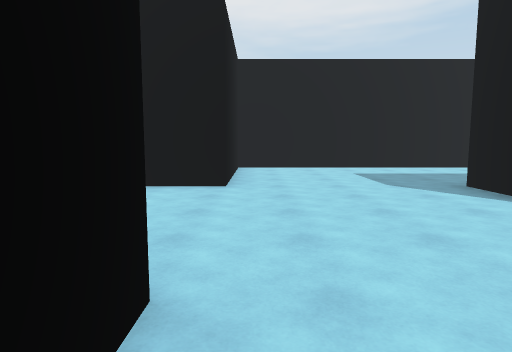
view 1 (above)

24 first-person views from a walk through a Unity game level. The camera is 1.5 m above the floor, tilts 6° down and sees 75° across. The floor is counted in squares, 2 m on a side. Each view is taken from the middle of a square. On the plan, view 1 faces up. The plan holds only what a view shows up to about 11 squares ahead; the rest is blank. The place goes on beyond the plan. The player is left out.

view 2
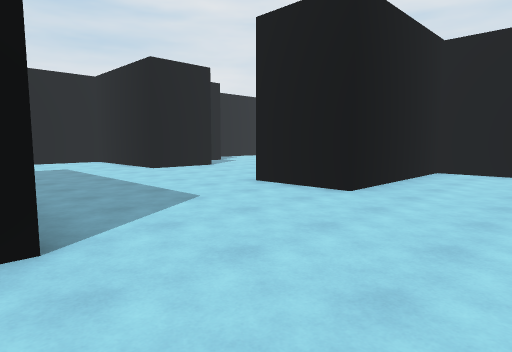

view 3
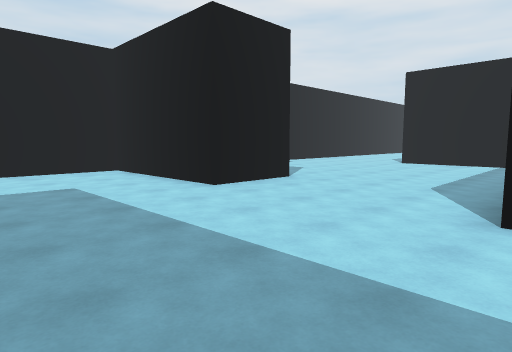

view 4
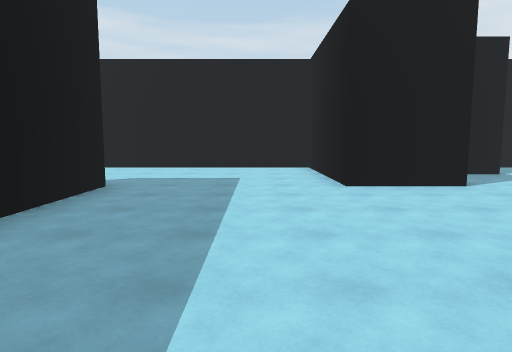

view 5
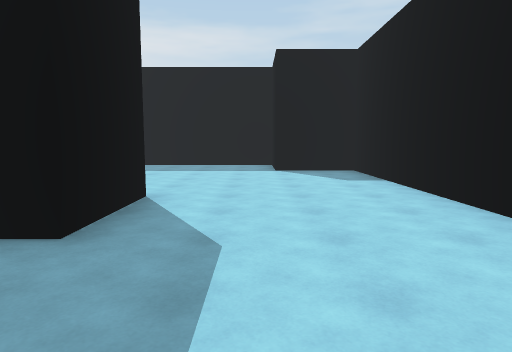

view 6
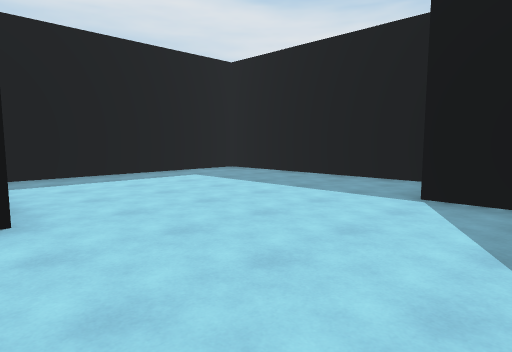

view 7
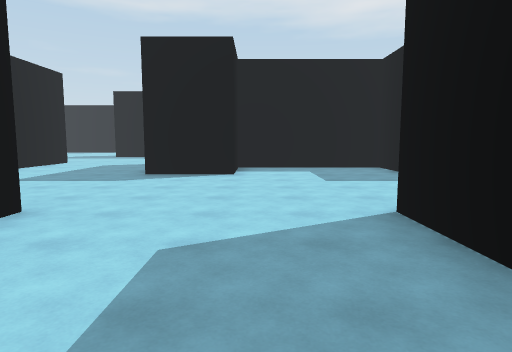

view 8
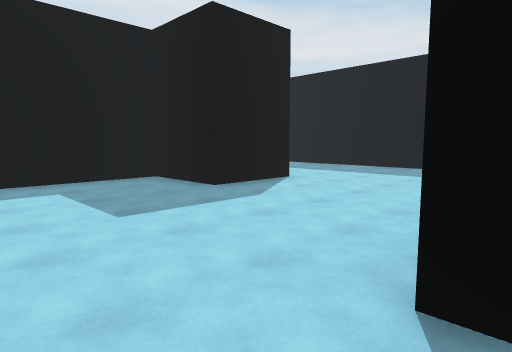

view 9
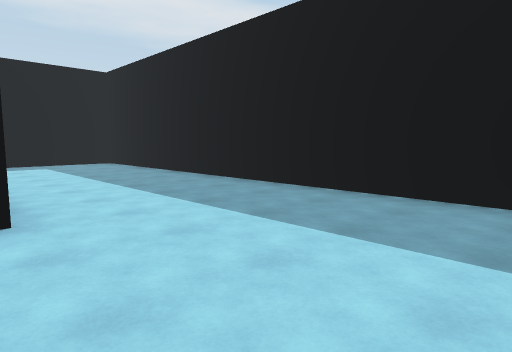

view 10
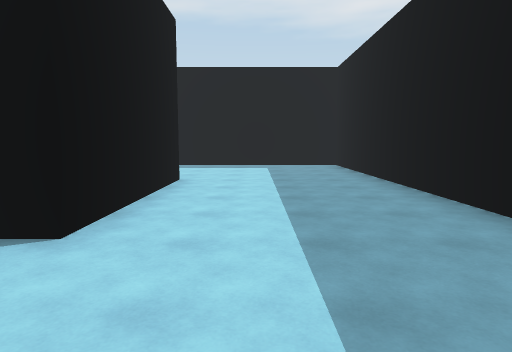

view 11
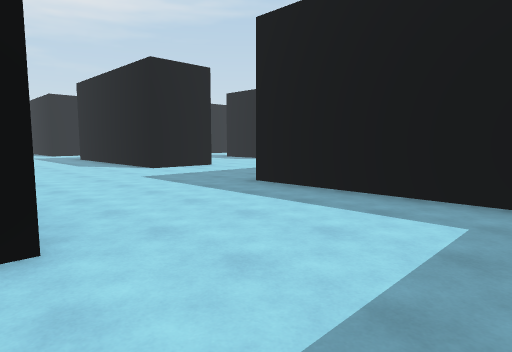

view 12
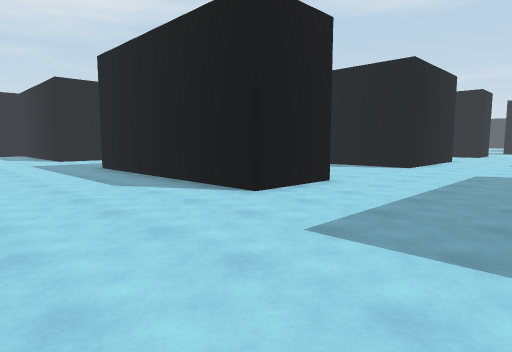

view 13
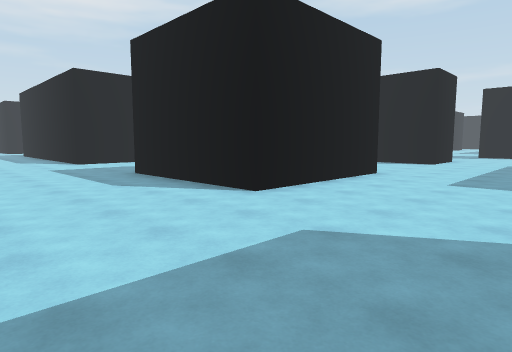

view 14
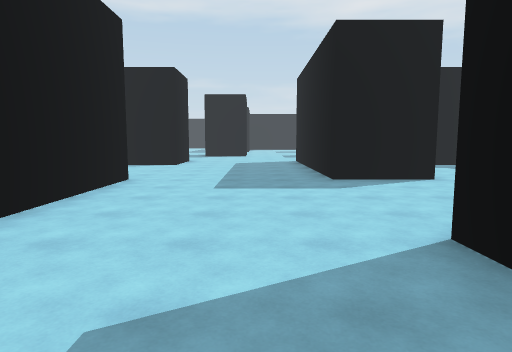

view 15
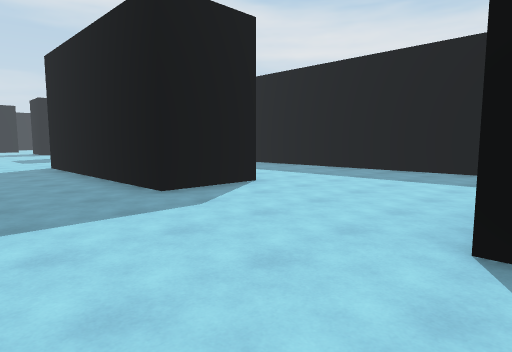

view 16
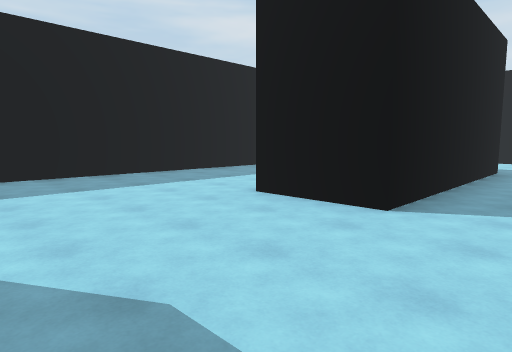

view 17
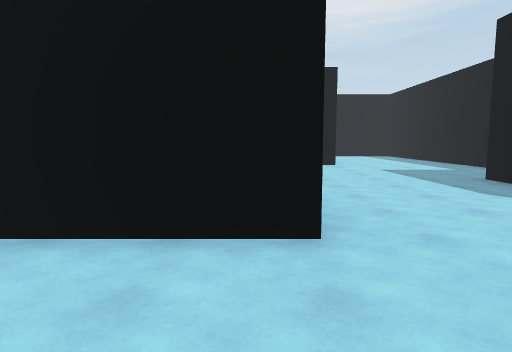

view 18
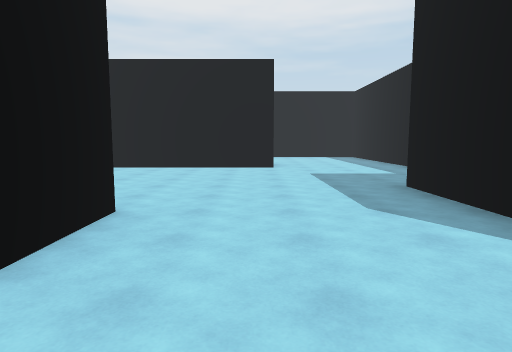

view 19
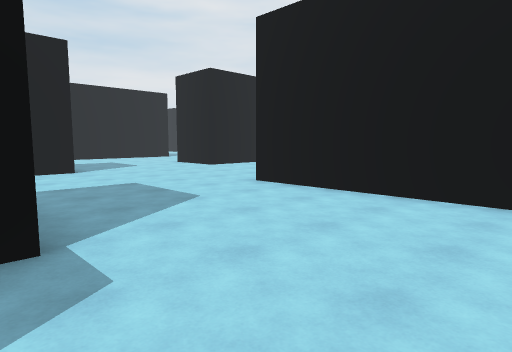

view 20
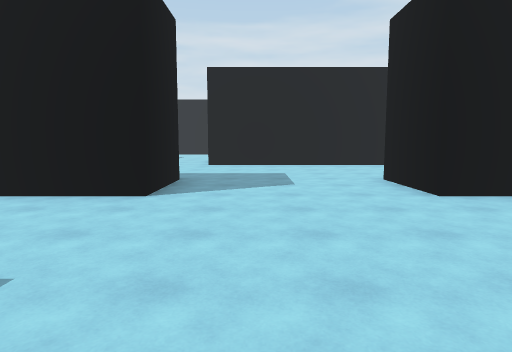

view 21
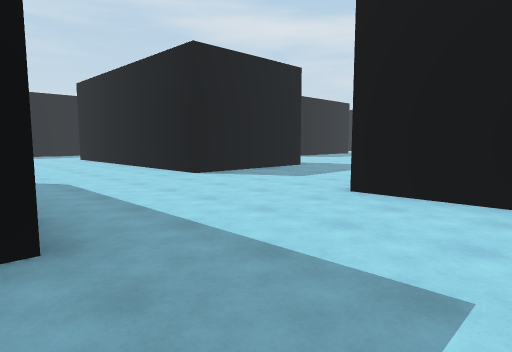

view 22
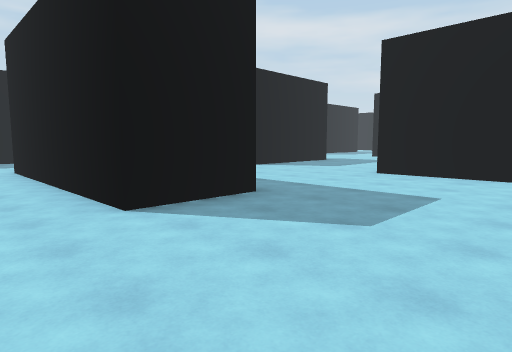

view 23
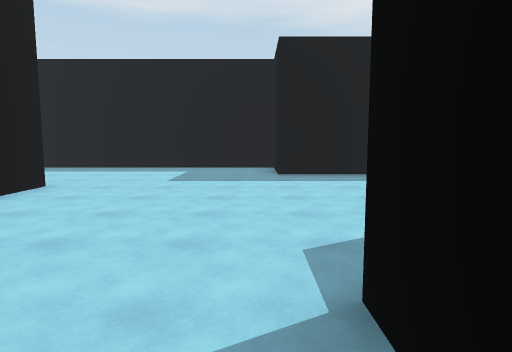

view 24
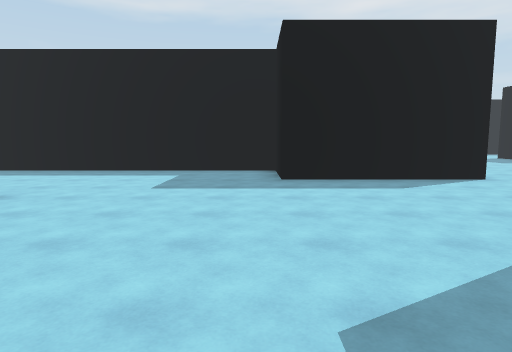

### Floor plan
Points are (right, up) in squares from view 1. A wall is a line through its corners. A room is listed if a view was taken in it or the views show most of it. See-through windows are left out.
Room 1 (views 1, 2, 3, 4, 5, 6, 7, 8, 9, 10, 11, 12, 13, 14, 15, 16, 17, 18, 19, 20, 21, 22, 23, 24)
walls: (11.5, 3.5) (11.5, 9.5) (13.5, 9.5) (13.5, 3.5) (11.5, 3.5); (7.6, -2.5) (3.5, -2.5) (3.5, -0.5) (5.5, -0.5) (5.5, 3.5) (3.5, 3.5) (3.5, 5.5) (7.5, 5.5) (7.5, 0.9); (7.1, 9.5) (-0.5, 9.5) (-0.5, 5.5) (-2.5, 5.5); (13.5, -6.5) (24.2, -6.5); (-2.1, 1.5) (-0.5, 1.5); (7.5, 14.5) (7.5, 9.5); (13.5, 14.5) (13.5, 13.5) (11.5, 13.5); (21.6, 3.5) (17.5, 3.5) (17.5, 7.5); (0.5, -6.5) (11.5, -6.5) (11.5, -0.5) (17.5, -0.5) (17.5, -2.5); (21.5, 5.5) (21.5, 3.9); (21.5, -2.6) (21.5, -0.5) (27.5, -0.5); (-6.5, -0.6) (-6.5, 1.5) (-4.1, 1.5); (-6.5, 7.6) (-6.5, 5.5) (-10.5, 5.5) (-10.5, -4.5) (-8.5, -4.5) (-8.5, -6.5) (-2.5, -6.5) (-2.5, -1); (-3.6, 13.5) (-6.1, 13.5); (23.5, 11.5) (17.5, 11.5) (17.5, 12.1); (26.2, 3.5) (25.5, 3.5) (25.5, 7.5) (27.5, 7.5) (27.5, 14.5); (25.5, -5.4) (25.5, -4.6); (-8.5, 9.6) (-8.5, 8.8); (-10.5, 11.4) (-10.5, 10.9)

Positions as (right, up) in squares from view 1, and headings:
1: (0, 0), facing up
2: (2, 1), facing up-left
3: (-2, 2), facing up-left
4: (-1, 4), facing left
5: (-8, 4), facing down
6: (-10, 0), facing down-right
7: (-4, 3), facing right
8: (-1, 3), facing down-right
9: (0, -2), facing down-right
10: (1, -4), facing right
11: (7, -5), facing up-right
12: (8, 0), facing up-right
13: (14, 0), facing up-right
14: (15, 1), facing right
15: (17, 2), facing down-right
16: (21, 1), facing down-left
17: (21, 1), facing up
18: (23, 2), facing up
19: (22, 7), facing up-left
20: (18, 11), facing left
21: (12, 12), facing down-left
22: (15, 13), facing down-left
23: (18, 8), facing right
24: (19, 8), facing right
